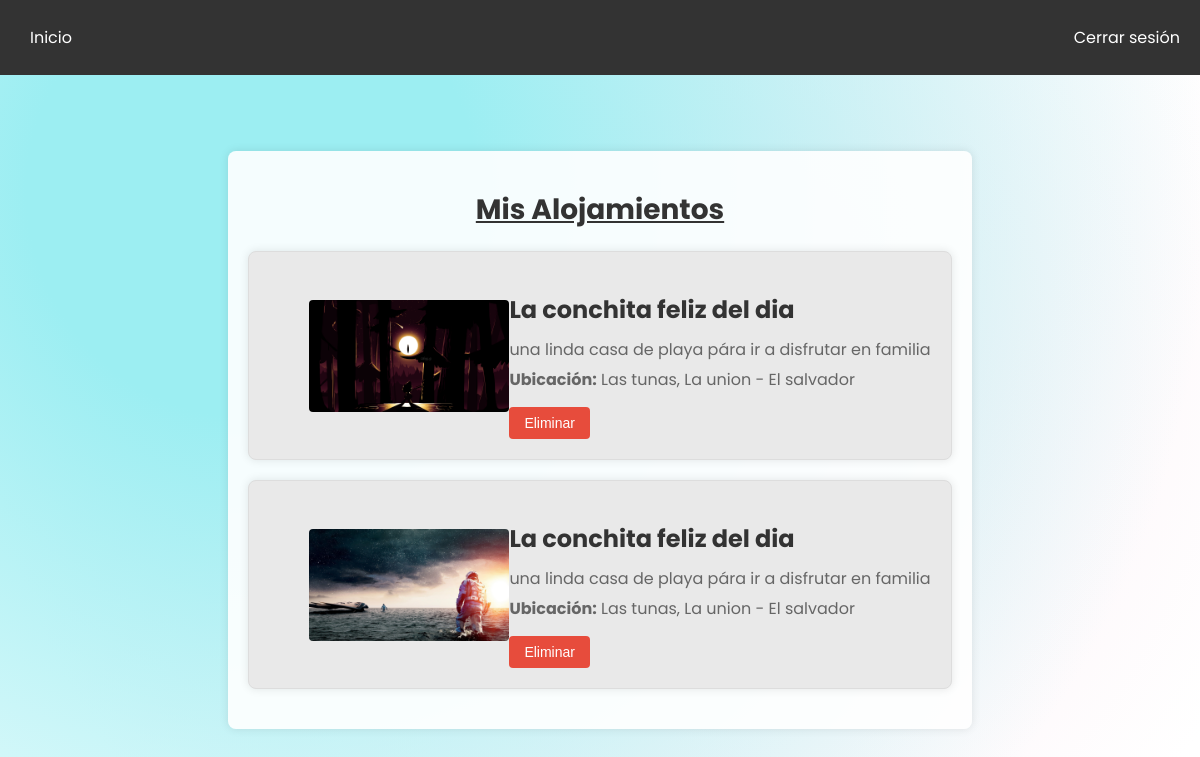
/dashboard/user_dashboard.php (signed in), run on the app's committed database.
### tables this page shows
CREATE TABLE `alojamientos` (
  `id` int(11) NOT NULL,
  `title` varchar(255) NOT NULL,
  `description` text NOT NULL,
  `image` varchar(255) DEFAULT NULL,
  `created_at` timestamp NOT NULL DEFAULT current_timestamp(),
  `location` varchar(255) NOT NULL
);

### dashboard/user_dashboard.php (the view, shortened to what this page needs)
<?php
require '../db.php';
$user_id = $_SESSION['user_id'];
$sql = "SELECT a.* FROM alojamientos a
        JOIN user_alojamientos ua ON a.id = ua.alojamiento_id
        WHERE ua.user_id = :user_id";
$stmt = $pdo->prepare($sql);
$stmt->execute(['user_id' => $user_id]);
$alojamientos = $stmt->fetchAll(PDO::FETCH_ASSOC);
?>
<!DOCTYPE html>
<html lang="es">
<head>
    <link rel="stylesheet" href="../assets/css/userDashboard.css">
</head>
<body>
    <div class="navbar">
        <a href="../index.php">Inicio</a>
        <a href="../auth/logout.php">Cerrar sesión</a>
    </div>
    <div class="container">
        <h1>Mis Alojamientos</h1>
        <?php foreach ($alojamientos as $alojamiento): ?>
            <div class="alojamiento">
                <img src="../uploads/<?= basename($alojamiento['image']) ?>" alt="Imagen">
                <div class="content">
                    <h2><?= $alojamiento['title'] ?></h2>
                    <p><?= $alojamiento['description'] ?></p>
                    <p><strong>Ubicación:</strong> <?= $alojamiento['location'] ?></p>
                    <form method="post" action="user_dashboard.php" style="display:inline;">
                        <input type="submit" name="delete_user_alojamiento" value="Eliminar" class="btn-delete">
                    </form>
                </div>
            </div>
        <?php endforeach; ?>
    </div>
</body>
</html>

### assets/css/userDashboard.css (style rules this page uses)
.navbar { display: flex; justify-content: space-between; background-color: #333; padding: 15px; position: fixed; width: 100%; top: 0; left: 0; z-index: 1000; }
.navbar a { color: white; padding: 10px 15px; text-decoration: none; margin-right: 20px; text-align: center; border-radius: 4px; transition: background-color 0.3s ease; }
.container { padding: 20px; max-width: 1200px; margin: 80px auto 0; background-color: rgba(255, 255, 255, 0.9); border-radius: 8px; box-shadow: 0 0 10px rgba(0, 0, 0, 0.1); }
h1 { text-align: center; font-size: 28px; margin-bottom: 20px; color: #333; text-decoration: underline; }
body { font-family: 'Poppins', sans-serif; --c-0: hsla(183, 77%, 78%, 1); --x-0: 21%; --y-0: 24%; --c-1: hsla(329, 56%, 96%, 1); --x-1: 54%; --y-1: 46%; background-image: radial-gradient(circle at var(--x-0) var(--y-0), var(--c-0) var(--s-start-0), transparent var(--s-end-0)), radial-gradient(circle at var(--x-1) var(--y-1), var(--c-1) var(--s-start-1), transparent var(--s-end-1)); animation: hero-gradient-animation 10s linear infinite alternate; background-blend-mode: normal, normal; width: 100%; height: 100vh; margin: 0; display: flex; justify-content: center; align-items: center; }
.alojamiento { display: flex; flex-direction: row; border: 1px solid #ddd; padding: 20px; margin: 20px 0; border-radius: 8px; background-color: #fff; box-shadow: 0 0 10px rgba(0, 0, 0, 0.1); transition: transform 0.3s ease; align-items: center; }
.alojamiento:nth-child(odd) { background-color: #e9e9e9; }
.alojamiento:nth-child(even) { background-color: #e9e9e9; }
.alojamiento img { max-width: 200px; height: auto; border-radius: 4px; margin-left: 40px; }
.alojamiento .content { flex-grow: 1; text-align: left; }
.alojamiento h2 { font-size: 24px; margin-bottom: 10px; color: #333; }
.alojamiento p { font-size: 16px; margin: 5px 0; color: #666; }
.alojamiento .btn-delete { background-color: #e74c3c; color: white; border: none; padding: 8px 15px; font-size: 14px; cursor: pointer; border-radius: 4px; transition: background-color 0.3s ease; align-self: flex-start; margin-top: 10px; }

### data on the page
alojamientos: image (picture), title "La conchita feliz del dia", description "una linda casa de playa pára ir a disfrutar en familia", location "Las tunas, La union - El salvador"
alojamientos: image (picture), title "La conchita feliz del dia", description "una linda casa de playa pára ir a disfrutar en familia", location "Las tunas, La union - El salvador"
